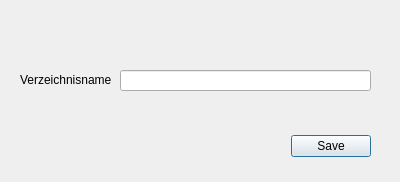
<?xml version="1.0" encoding="UTF-8"?>
<ui version="4.0">
 <class>CreateDirectory</class>
 <widget class="QDialog" name="CreateDirectory">
  <property name="geometry">
   <rect>
    <x>0</x>
    <y>0</y>
    <width>400</width>
    <height>182</height>
   </rect>
  </property>
  <property name="windowTitle">
   <string>Dialog</string>
  </property>
  <widget class="QDialogButtonBox" name="buttonBox">
   <property name="geometry">
    <rect>
     <x>30</x>
     <y>130</y>
     <width>341</width>
     <height>32</height>
    </rect>
   </property>
   <property name="orientation">
    <enum>Qt::Horizontal</enum>
   </property>
   <property name="standardButtons">
    <set>QDialogButtonBox::Save</set>
   </property>
  </widget>
  <widget class="QLabel" name="label">
   <property name="geometry">
    <rect>
     <x>20</x>
     <y>70</y>
     <width>91</width>
     <height>20</height>
    </rect>
   </property>
   <property name="text">
    <string>Verzeichnisname:</string>
   </property>
  </widget>
  <widget class="QLineEdit" name="lineEdit">
   <property name="geometry">
    <rect>
     <x>120</x>
     <y>70</y>
     <width>251</width>
     <height>21</height>
    </rect>
   </property>
  </widget>
 </widget>
 <resources/>
 <connections>
  <connection>
   <sender>buttonBox</sender>
   <signal>accepted()</signal>
   <receiver>CreateDirectory</receiver>
   <slot>accept()</slot>
   <hints>
    <hint type="sourcelabel">
     <x>248</x>
     <y>254</y>
    </hint>
    <hint type="destinationlabel">
     <x>157</x>
     <y>274</y>
    </hint>
   </hints>
  </connection>
  <connection>
   <sender>buttonBox</sender>
   <signal>rejected()</signal>
   <receiver>CreateDirectory</receiver>
   <slot>reject()</slot>
   <hints>
    <hint type="sourcelabel">
     <x>316</x>
     <y>260</y>
    </hint>
    <hint type="destinationlabel">
     <x>286</x>
     <y>274</y>
    </hint>
   </hints>
  </connection>
 </connections>
</ui>
